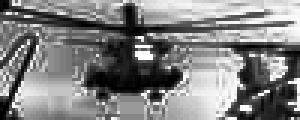
#> input picture objectDetection/CarData/TrainImages/neg-10.pgm, 100 x 40 px (shown 3 times larger)
$ python -i classify.py   (imports and definitions only)   (older library calls are emulated)
#> lines starting #> are read from the running program, lines starting #| are printed output that depends on the picture
#> further down, picture is the input picture: shape (40, 100, 3); min 0, max 255, mean 129.1
# Author: Harsh Gupta
# Date: 14th January 2014
# DataSet used: http://cogcomp.cs.illinois.edu/Data/Car/

# TODO:
    # [] after the making dataset and classification
    # [] make a sliding window recognizer based on classification
    # dataset
import os
import cv2
import numpy as np
import matplotlib.pyplot as plt
from sklearn import svm
import pickle


def hog(img, no_bins=16, orient=False):
    """
    Calculates the normalised histogram of oriented gradient of a grayscale image.

    Parameters
    ----------

    no_bins: no of bins to be used

    orient: If set to True, the function expects a
    2D array of angles of gradient (in radians) corrosponding
    to each pixel
    """
#> called with no_bins = 16, orient = False

    if not orient:
        gx = cv2.Sobel(img, cv2.CV_32F, 1, 0)
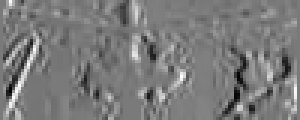
#> gx: shape (40, 100, 3) float32 (shown 3 times larger); min -844, max 910, mean 4.3; drawn with min black and max white
        gy = cv2.Sobel(img, cv2.CV_32F, 0, 1)
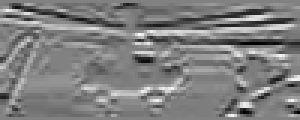
#> gy: shape (40, 100, 3) float32 (shown 3 times larger); min -929, max 898, mean -14.3; drawn with min black and max white
        mag, ang = cv2.cartToPolar(gx, gy)
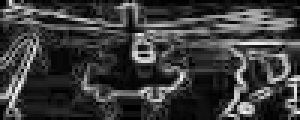
#> mag: shape (40, 100, 3) float32 (shown 3 times larger); min 0, max 985.2, mean 230.9; drawn with min black and max white
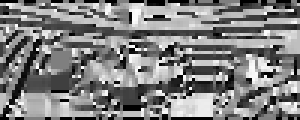
#> ang: shape (40, 100, 3) float32 (shown 3 times larger); min 0, max 6.28, mean 3.16; drawn with min black and max white
        bins = np.int32(no_bins*ang/(2*np.pi))
    elif orient:
        bins = np.int32(no_bins*img/(2*np.pi))

    hist = cv2.calcHist([bins.astype('float32')], [0], None, [16], [0, 16])
#> hist = [293, 161, 167, 345, 456, 162, 123, 113, 288, 208, 205, 370, 509, 244, 208, 148]
    hist = np.hstack(hist)

    return (hist*1000)/(img.shape[0]*img.shape[1])


# [21 lines left out: function hog_vec, not called in this run]


class dataset:
    images = []
    data = []
    target = []
    target_names = []
    file_names = []

    def __init__(self):
        pass

    # [18 lines left out: function create_dataset, not called in this run]


dir_path = "/home/hargup/agv/objectDetection/CarData/TrainImages/"

clf_path = "/home/hargup/agv/objectDetection/classifiers/car_svm_clf.pkl"

# [9 lines not run here, left out]


# [30 lines left out: functions draw_rec, sliding_window, not called in this run]

>>> import cv2
>>> picture = cv2.imread('CarData/TrainImages/neg-10.pgm')
>>> result = hog(picture)
#> result = [73.25, 40.25, 41.75, 86.25, 114, 40.5, 30.75, 28.25, 72, 52, 51.25, 92.5, 127.2, 61, 52, 37]

$ run again, on objectDetection/CarData/TrainImages/neg-135.pgm
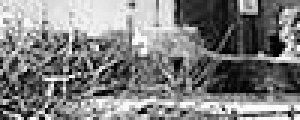
#> input picture objectDetection/CarData/TrainImages/neg-135.pgm, 100 x 40 px (shown 3 times larger)
#> picture is the input picture: shape (40, 100, 3); min 0, max 255, mean 127.9
#> in hog, `mag, ang = cv2.cartToPolar(gx, gy)`:
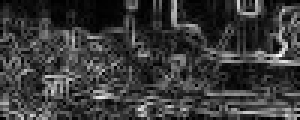
#> mag: shape (40, 100, 3) float32 (shown 3 times larger); min 0, max 1066.7, mean 243.1; drawn with min black and max white
#> in hog, `mag, ang = cv2.cartToPolar(gx, gy)`:
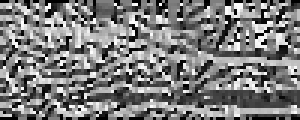
#> ang: shape (40, 100, 3) float32 (shown 3 times larger); min 0, max 6.28, mean 3.05; drawn with min black and max white
#> hist = [345, 234, 198, 247, 313, 216, 186, 242, 350, 213, 229, 291, 320, 182, 200, 234]
#> result = [86.25, 58.5, 49.5, 61.75, 78.25, 54, 46.5, 60.5, 87.5, 53.25, 57.25, 72.75, 80, 45.5, 50, 58.5]

$ run again, on objectDetection/CarData/TrainImages/neg-175.pgm
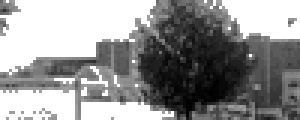
#> input picture objectDetection/CarData/TrainImages/neg-175.pgm, 100 x 40 px (shown 3 times larger)
#> picture is the input picture: shape (40, 100, 3); min 0, max 255, mean 147.7
#> in hog, `mag, ang = cv2.cartToPolar(gx, gy)`:
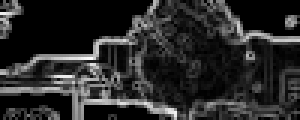
#> mag: shape (40, 100, 3) float32 (shown 3 times larger); min 0, max 814.2, mean 133.9; drawn with min black and max white
#> in hog, `mag, ang = cv2.cartToPolar(gx, gy)`:
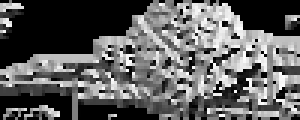
#> ang: shape (40, 100, 3) float32 (shown 3 times larger); min 0, max 6.27, mean 2.35; drawn with min black and max white
#> hist = [1377, 123, 94, 149, 217, 115, 135, 142, 264, 200, 142, 225, 307, 146, 214, 150]
#> result = [344.2, 30.75, 23.5, 37.25, 54.25, 28.75, 33.75, 35.5, 66, 50, 35.5, 56.25, 76.75, 36.5, 53.5, 37.5]
